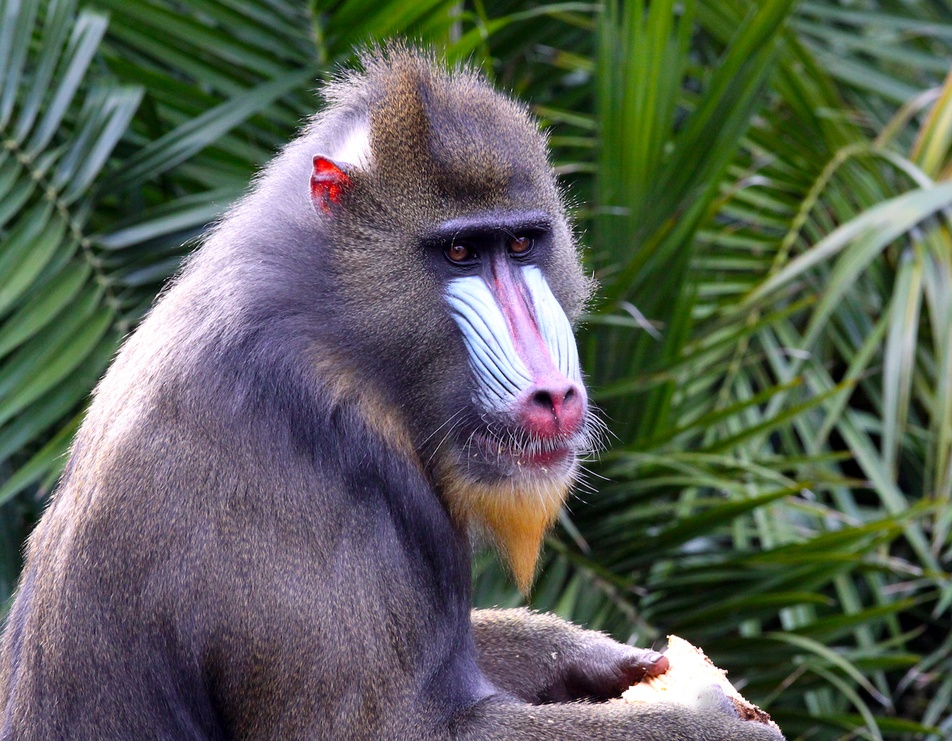
#> input picture topics_of_learning/monkey.jpg, 952 x 741 px, shrunk from 1280 x 996 before the run
$ python thresholding.py
#> lines starting #> are read from the running program, lines starting #| are printed output that depends on the picture; after the words box and inside, x2 and y2 are one past the last pixel; in counts of white or black regions, pixels touching at a corner belong together
import cv2
import numpy as np

img = cv2.imread('monkey.jpg')
#> img is the input picture: shape (741, 952, 3); mean B, G, R 87.2, 96.9, 90.6
img = cv2.cvtColor(img, cv2.COLOR_BGR2GRAY)
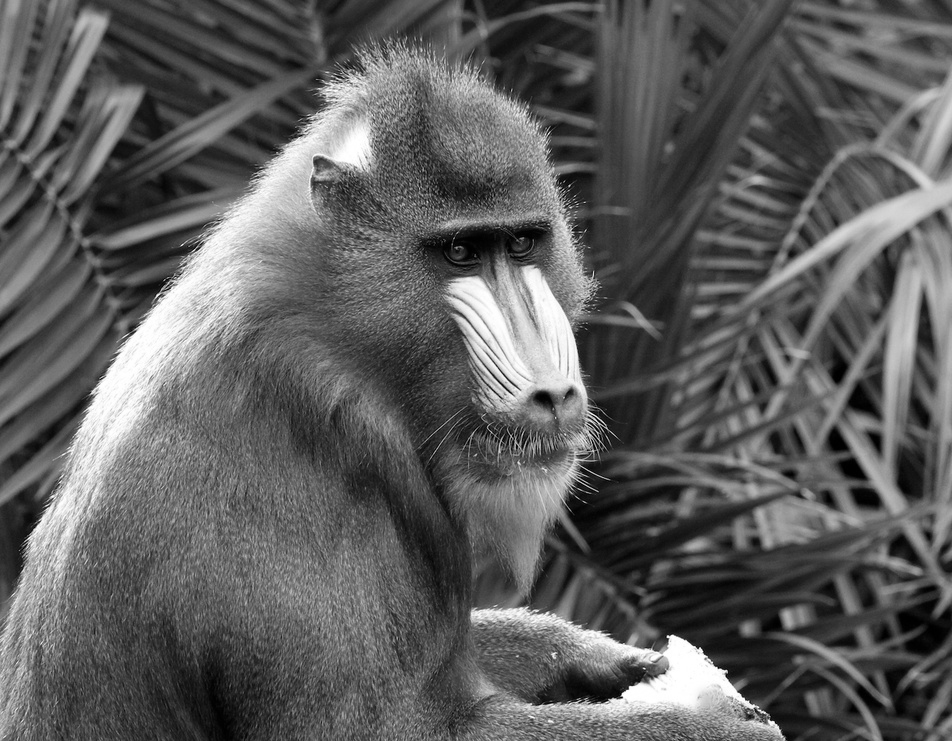
#> img: shape (741, 952); min 0, max 255, mean 93.9

ret, thresh1 = cv2.threshold(img, 120, 255, cv2.THRESH_BINARY)
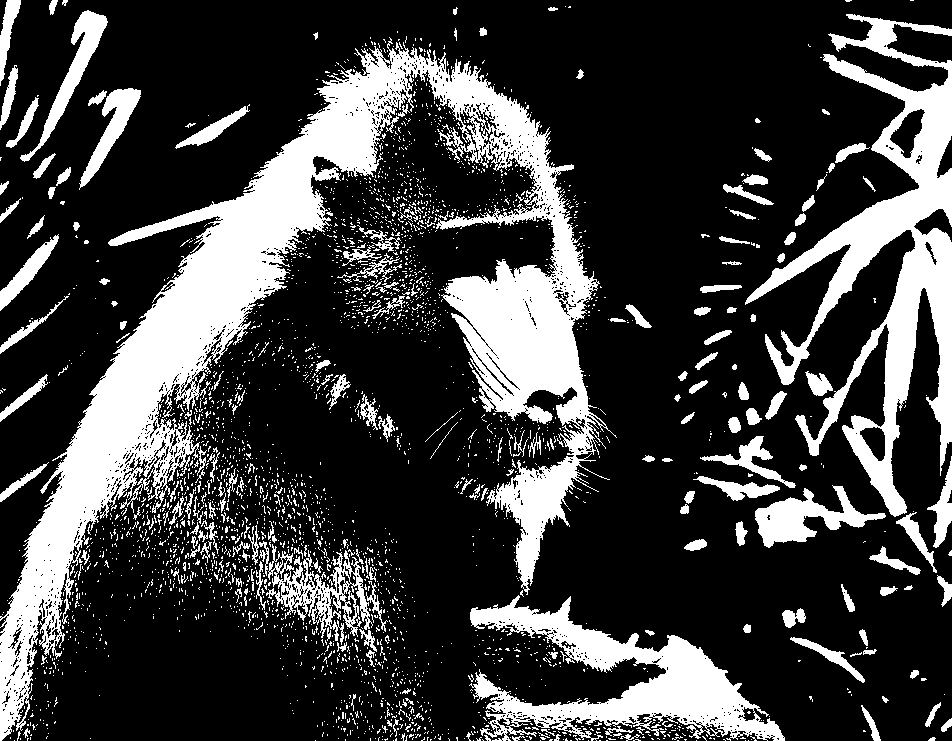
#> thresh1: shape (741, 952); 24.3% white; 3122 white regions (2906 under 20 px), largest, box (x1, y1, x2, y2) and area: (0, 37, 617, 741) 82600, (745, 14, 952, 517) 28373, (469, 595, 785, 741) 16412
ret, thresh2 = cv2.threshold(img, 120, 255, cv2.THRESH_BINARY_INV)
ret, thresh3 = cv2.threshold(img, 120, 255, cv2.THRESH_TRUNC)
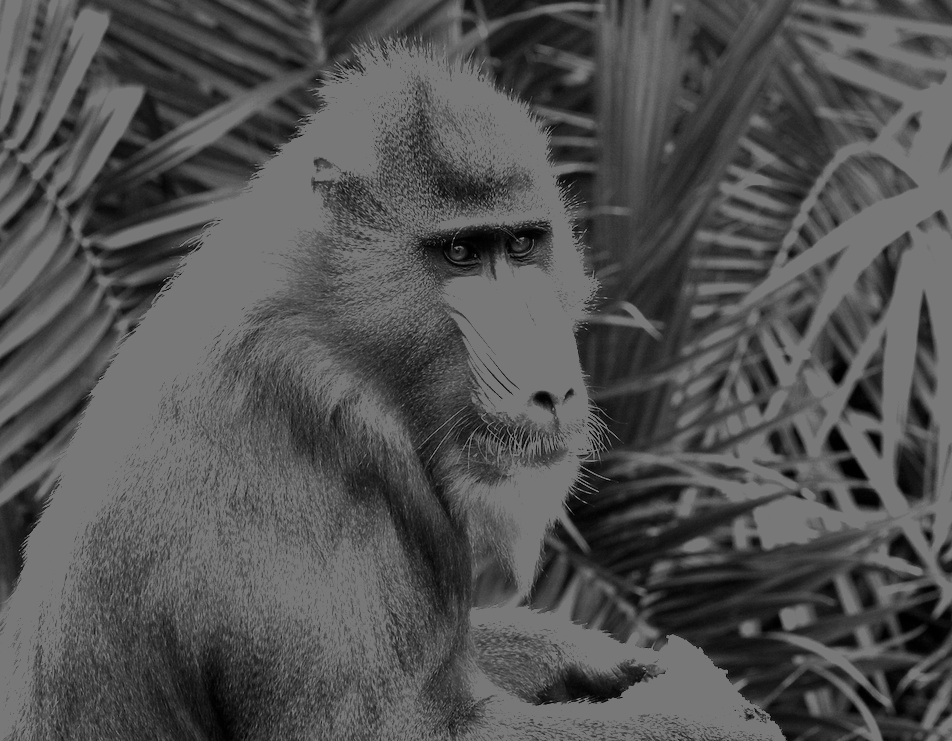
#> thresh3: shape (741, 952); min 0, max 120, mean 82.1
ret, thresh4 = cv2.threshold(img, 120, 255, cv2.THRESH_TOZERO)
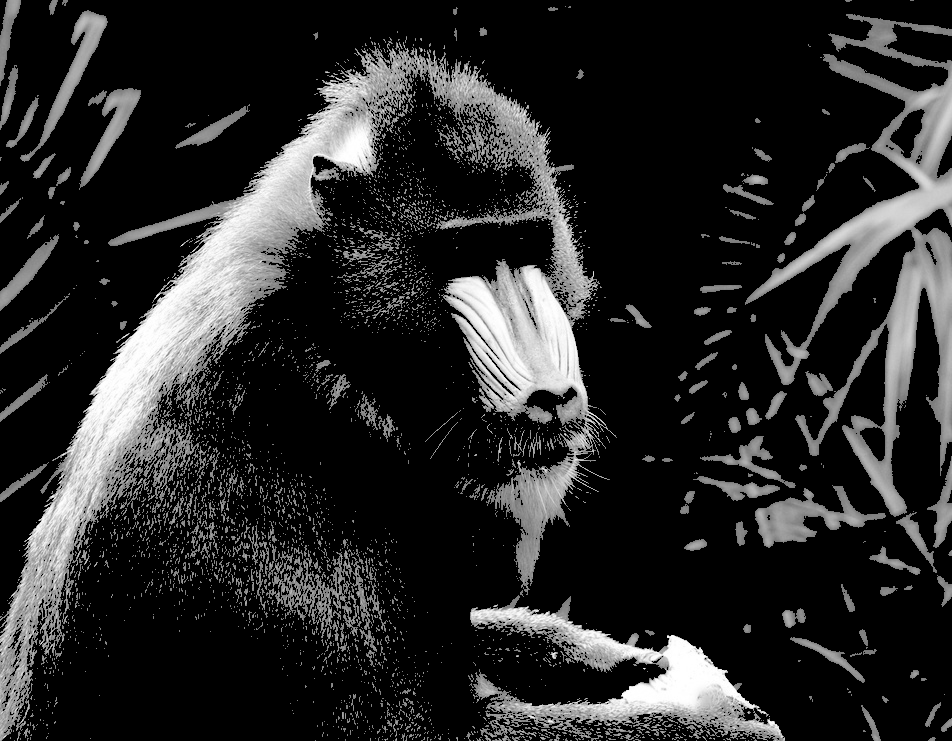
#> thresh4: shape (741, 952); min 0, max 255, mean 41
ret, thresh5 = cv2.threshold(img, 120, 255, cv2.THRESH_TOZERO_INV)
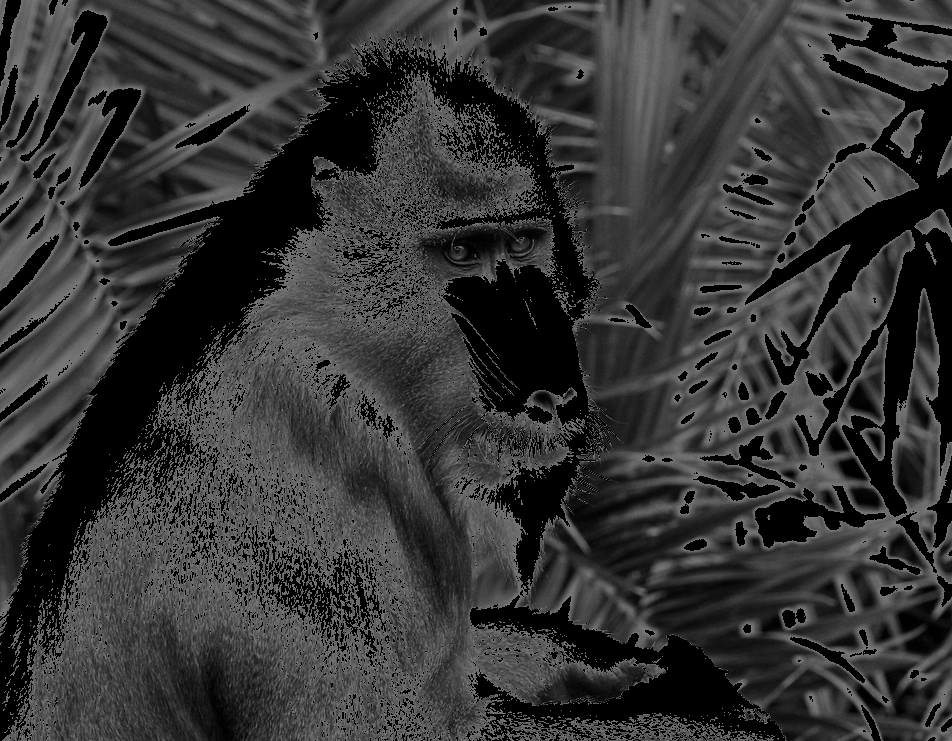
#> thresh5: shape (741, 952); min 0, max 120, mean 52.9

cv2.imshow('Binary Threshold', thresh1)
cv2.imshow('Binary Threshold Inverted', thresh2)
cv2.imshow('Truncated Threshold', thresh3)
cv2.imshow('Set to 0', thresh4)
cv2.imshow('Set to 0 Inverted', thresh5)

cv2.waitKey(0)

$ run again, with topics_of_learning/bug.jpg copied over topics_of_learning/monkey.jpg
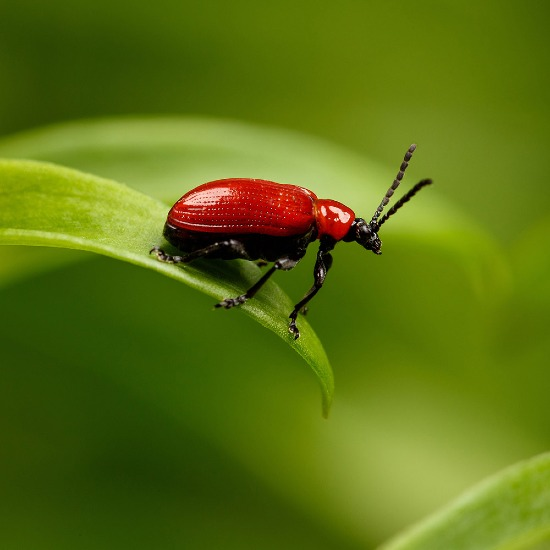
#> input picture topics_of_learning/bug.jpg, 550 x 550 px
#> img is the input picture: shape (550, 550, 3); mean B, G, R 17.5, 112.9, 91.4
#> img: shape (550, 550)
#> `ret, thresh1 = cv2.threshold(img, 120, 255, cv2.THRESH_BINARY)`:
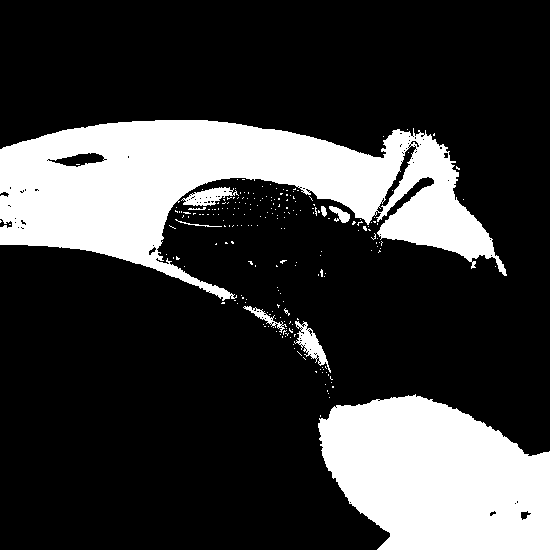
#> thresh1: shape (550, 550); 23.7% white; 220 white regions (211 under 20 px), largest, box (x1, y1, x2, y2) and area: (0, 120, 507, 301) 41986, (318, 394, 550, 550) 27471, (294, 321, 331, 373) 620
#> `ret, thresh5 = cv2.threshold(img, 120, 255, cv2.THRESH_TOZERO_INV)`:
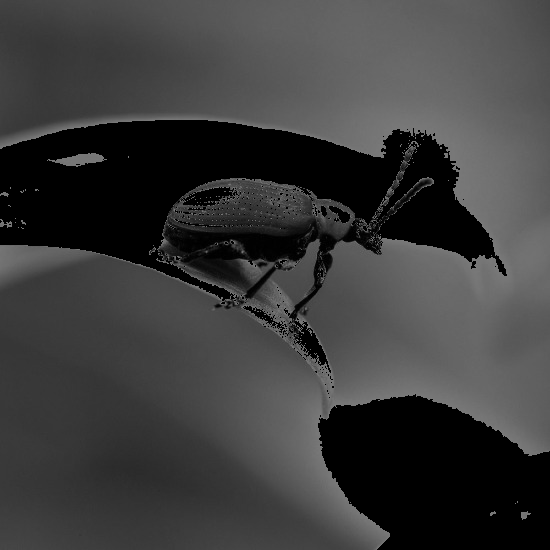
#> thresh5: shape (550, 550); min 0, max 120, mean 59.8

$ run again, with topics_of_learning/flamengo.jpg copied over topics_of_learning/monkey.jpg
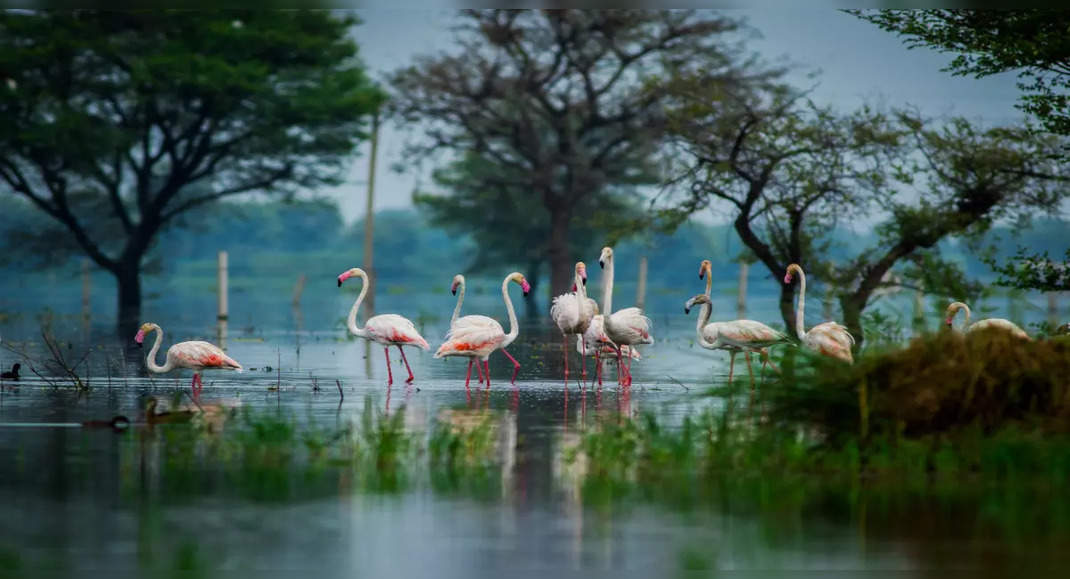
#> input picture topics_of_learning/flamengo.jpg, 1070 x 579 px
#> img is the input picture: shape (579, 1070, 3); mean B, G, R 79.5, 83.9, 62.3
#> img: shape (579, 1070)
#> `ret, thresh1 = cv2.threshold(img, 120, 255, cv2.THRESH_BINARY)`:
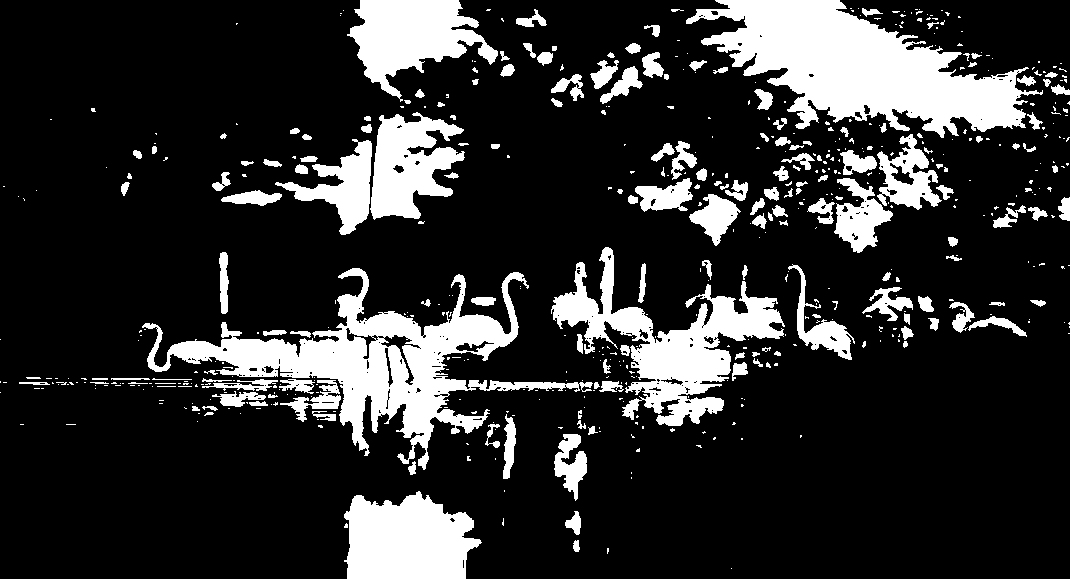
#> thresh1: shape (579, 1070); 18.6% white; 574 white regions (401 under 20 px), largest, box (x1, y1, x2, y2) and area: (686, 0, 1043, 138) 23845, (142, 268, 593, 470) 21600, (551, 247, 785, 426) 13335
#> `ret, thresh5 = cv2.threshold(img, 120, 255, cv2.THRESH_TOZERO_INV)`:
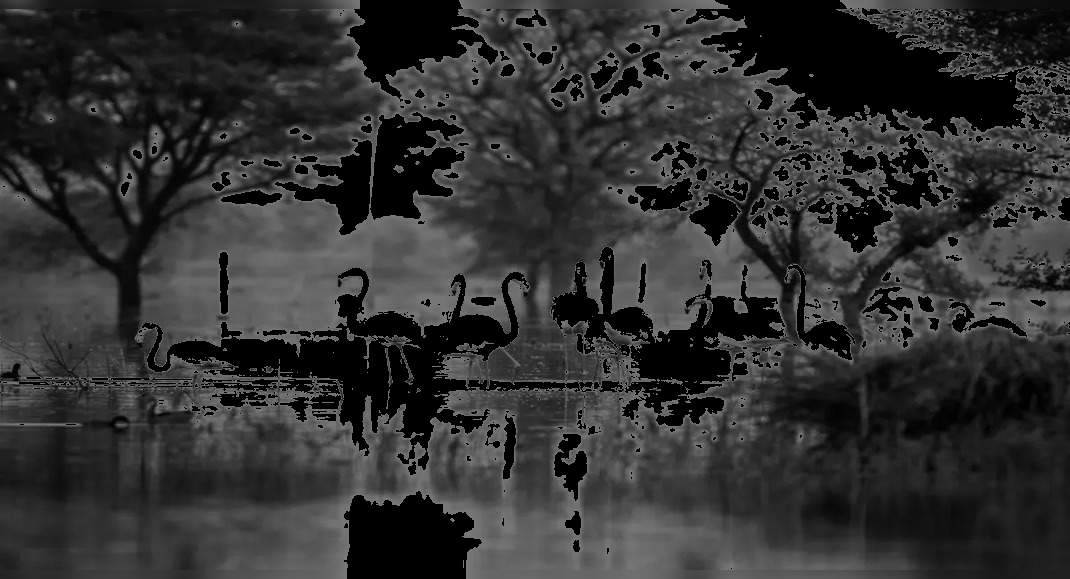
#> thresh5: shape (579, 1070); min 0, max 120, mean 49.4
